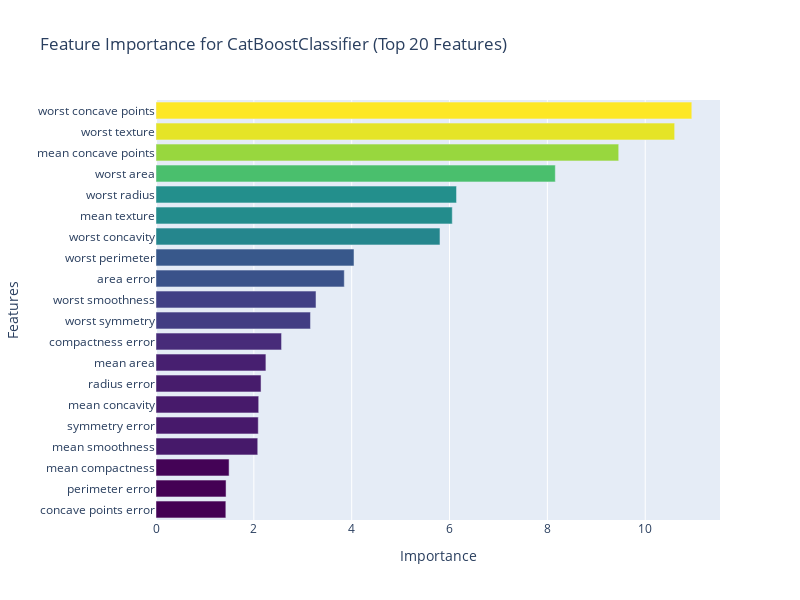

Source (notebook cell):
### Code cell
# Plot the feature importance of a model by passing the model name
"""
Available 'kind' values for Classification:
- "feature_importance" (default)
- "confusion_matrix"
- "roc_curve"
- "calibration_curve"
- "shap_summary"
- "shap_violin"

You can play with extra parameters for the plot function for some of the kinds, check out func doc of plot() method for more details
"""
class_exp.plot(model_name="CatBoostClassifier")

### Figure 1 — Plotly figure (JSON) as saved in the notebook; plotly's stock layout.template omitted (floating-point values rounded to 4 significant figures)
{"data": [{"marker": {"color": [10.95, 10.6, 9.458, 8.162, 6.143, 6.056, 5.805, 4.047, 3.849, 3.271, 3.158, 2.566, 2.246, 2.147, 2.099, 2.09, 2.08, 1.494, 1.432, 1.428], "colorscale": [[0, "#440154"], [0.1111, "#482878"], [0.2222, "#3e4989"], [0.3333, "#31688e"], [0.4444, "#26828e"], [0.5556, "#1f9e89"], [0.6667, "#35b779"], [0.7778, "#6ece58"], [0.8889, "#b5de2b"], [1, "#fde725"]]}, "orientation": "h", "type": "bar", "x": [10.95, 10.6, 9.458, 8.162, 6.143, 6.056, 5.805, 4.047, 3.849, 3.271, 3.158, 2.566, 2.246, 2.147, 2.099, 2.09, 2.08, 1.494, 1.432, 1.428], "y": ["worst concave points", "worst texture", "mean concave points", "worst area", "worst radius", "mean texture", "worst concavity", "worst perimeter", "area error", "worst smoothness", "worst symmetry", "compactness error", "mean area", "radius error", "mean concavity", "symmetry error", "mean smoothness", "mean compactness", "perimeter error", "concave points error"]}], "layout": {"height": 600, "title": {"text": "Feature Importance for CatBoostClassifier (Top 20 Features)"}, "width": 800, "xaxis": {"title": {"text": "Importance"}}, "yaxis": {"autorange": "reversed", "title": {"text": "Features"}}}}
